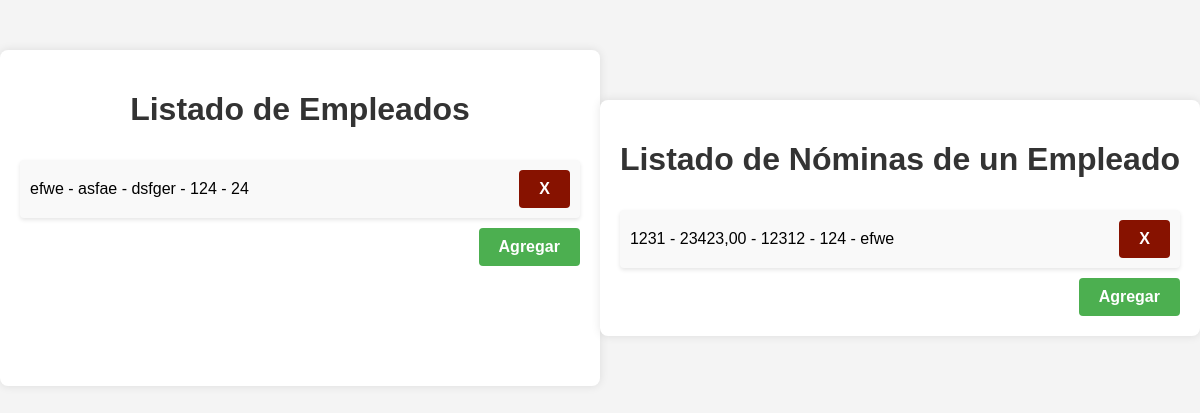
The app's page /rrhh/, older data.
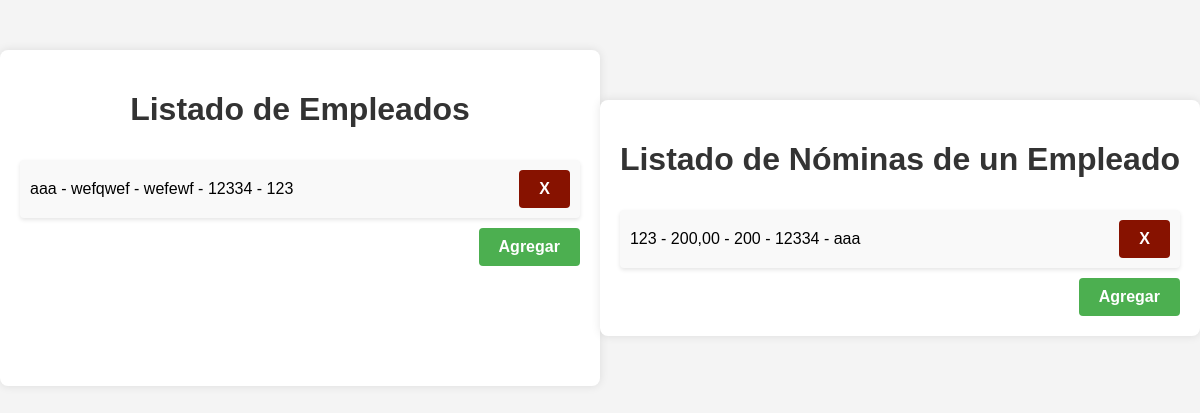
The same page, newer data.
### app/models.py (models this page shows, shortened)
class Empleado(models.Model):
    DNIE = models.CharField(max_length=9, primary_key=True, validators=[RegexValidator(r'[0-9]{8}[a-zA-Z]$', message='Formato de DNI no válido')])
    NombreE = models.CharField(max_length=20, null=False)
    Apellido1E = models.CharField(max_length=20, null=False)
    Apellido2E = models.CharField(max_length=20, null=False)
    TelefonoE = models.PositiveIntegerField(null=False, unique=True, validators=[MinLengthValidator(limit_value=9)])

class Nomina_tiene(models.Model):
    Nomina = models.BigIntegerField(primary_key=True)
    Bruto = models.DecimalField(max_digits=12, decimal_places=2, null=False, validators=[MinValueValidator(limit_value=0.01, message='El campo debe ser un número mayor que 0')])
    Impuesto = models.IntegerField(null=False, validators=[MinValueValidator(0)])
    DNIE = models.OneToOneField(Empleado, on_delete=models.CASCADE)

### Dep_RRHH/views.py (the view)
# urls.py: path('', ListaRRHH.as_view(), name= 'ListaRRHH'),
class ListaRRHH(ListView):
    template_name = 'rrhh/lista_rrhh.html'
    context_object_name = 'rrhh'
    def get_queryset(self):
        empleados = Empleado.objects.order_by('DNIE')
        nominas = Nomina_tiene.objects.order_by('Nomina')
        return {'empleados': empleados, 'nominas': nominas}

### templates/rrhh/lista_rrhh.html (shortened to what this page needs)
{% load static %}
<!DOCTYPE html>
<html lang="es">
<head>
    <link rel="stylesheet" href="https://cdnjs.cloudflare.com/ajax/libs/font-awesome/5.15.1/css/all.min.css" />
</head>
<body>
    <div class="container">
        <div class="box">
            <h1>Listado de Empleados</h1>
            <ul>
                {% for empleado in rrhh.empleados %}
                    <li>
                        <div>{{ empleado.NombreE }} - {{ empleado.Apellido1E }} - {{ empleado.Apellido2E }} - {{ empleado.DNIE }} - {{ empleado.TelefonoE }}</div>
                        <div class="button-container">
                            <a class="button delete-button" onclick="confirmDelete('{{ empleado.DNIE }}', '/rrhh/eliminar_empleado/')">X</a>
                        </div>
                    </li>
                {% endfor %}
            </ul>
            <div class="button-container">
                <a href="agregar_empleado" class="button">Agregar</a>
            </div>
        </div>
    <div class="container">
        <div class="box">
            <h1>Listado de Nóminas de un Empleado</h1>
            <ul>
                {% for nomina in rrhh.nominas %}
                    <li>
                        <div>{{ nomina.Nomina }} - {{ nomina.Bruto }} - {{ nomina.Impuesto }} - {{ nomina.DNIE.DNIE }} - {{ nomina.DNIE.NombreE }}</div>
                        <div class="button-container">
                            <a class="button delete-button" onclick="confirmDelete('{{ nomina.Nomina }}', '/rrhh/eliminar_nomina/')">X</a>
                        </div>
                    </li>
                {% endfor %}
            </ul>
            <div class="button-container">
                <a href="agregar_nomina" class="button">Agregar</a>
            </div>
        </div>
</body>
</html>

Row changes from the older to the newer data that the page shows:
removed Empleado: NombreE "efwe", Apellido1E "asfae", Apellido2E "dsfger", DNIE "124", TelefonoE "24"
removed Nomina_tiene: Nomina "1231", Bruto "23423,00", Impuesto "12312", DNIE.DNIE "124", DNIE.NombreE "efwe"
added Empleado: NombreE "aaa", Apellido1E "wefqwef", Apellido2E "wefewf", DNIE "12334", TelefonoE "123"
added Nomina_tiene: Nomina "123", Bruto "200,00", Impuesto "200", DNIE.DNIE "12334", DNIE.NombreE "aaa"
